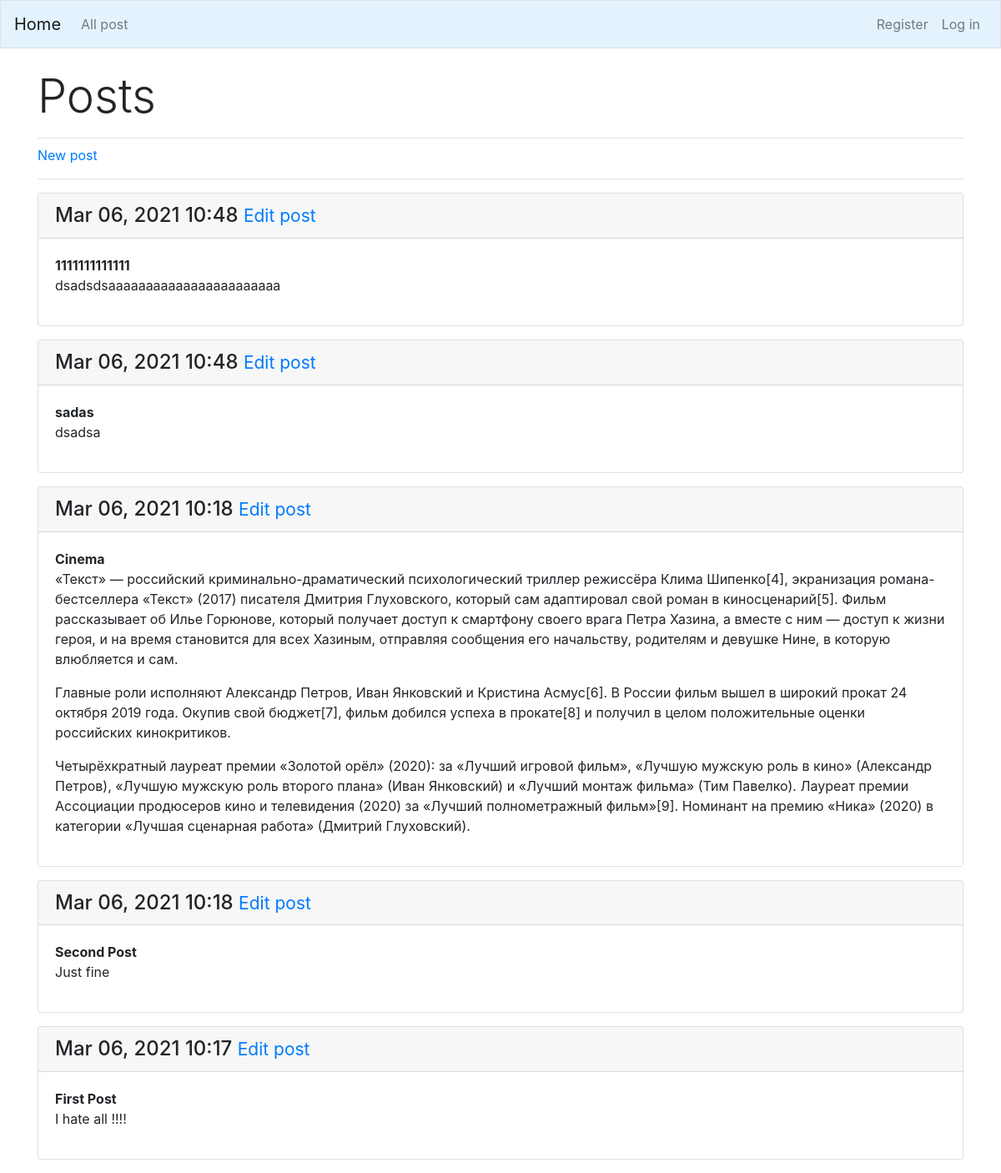
The page /blog/ on the database as committed earlier.
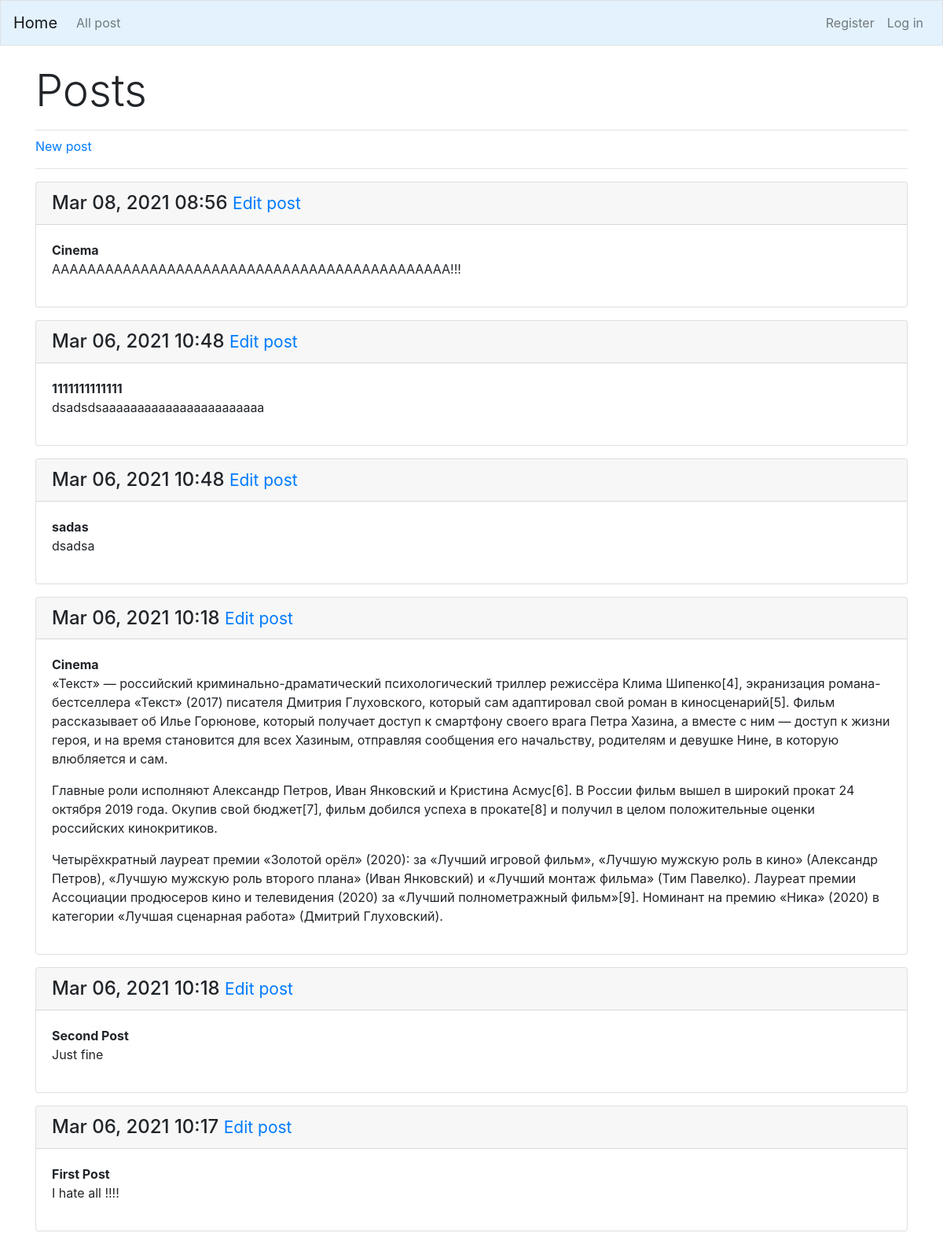
The same page on the database as committed later.
### blogs/models.py (models this page shows, shortened)
class BlogPost(models.Model):
    title = models.CharField(max_length=100)
    text = models.TextField()
    date_added = models.DateTimeField(auto_now_add=True)
    owner = models.ForeignKey(User, on_delete=models.CASCADE)

### blogs/views.py (the view)
# urls.py: 2. Add a URL to urlpatterns:  path('blog/', include('blog.urls'))
def blog(request):
    texts = BlogPost.objects.order_by('-date_added')
    context = {'texts': texts}
    return render(request, 'blogs/blog.html', context)

### blogs/templates/blogs/blog.html
{% extends 'blogs/base.html' %}
{% load bootstrap4 %}
{% block page_header %}
    <h1 class='display-4'>Posts</h1>
{% endblock page_header %}
{% block content %}
<a href="{% url 'blogs:new_post' %}">New post</a>
<hr />
  {% for text in texts %}
    <div class="card mb-3">
      <h4 class="card-header">
        {{ text.date_added|date:'M d, Y H:i' }}
        <small><a href="{% url 'blogs:edit_post' text.id%}">Edit post</a></small>
      </h4>
      <div class='card-body'>
        <strong>{{ text.title }}</strong>
        {{text.text|linebreaks }}
      </div>
    </div>
  {% empty %}
    <li>No text have been added blog</li>
  {% endfor %}
{%endblock content %}

### blogs/templates/blogs/base.html (shortened to what this page needs)
{% load bootstrap4 %}
<!DOCTYPE html>
<html lang="en">
<head>
  {% bootstrap_css %}
</head>
<body>
  <nav class="navbar navbar-expand-md navbar-light mb-4 border" style="background-color: #e3f2fd;">
    <a class="navbar-brand" href="{% url 'blogs:index' %}">Home</a>
    <div class="collapse navbar-collapse" id="navbarCollapse">
      <ul class="navbar-nav mr-auto">
        <li class="nav-item">
          <a class="nav-link" href="{% url 'blogs:blog' %}">All post</a>
        </li>
      </ul>
      <ul class="navbar-nav ml-auto">
          {% if user.is_authenticated %}
            <li class='nav item'>
              <span class="navbar-text">Hello, {{user.username}}.</span>
            </li>
            <li class="nav-item">
              <a class='nav-link' href="{% url 'users:logout' %}">Log out</a>
            </li>
          {% else %}
            <li class="nav-item">
              <a class="nav-link" href="{% url 'users:register' %}">Register</a>
            </li>
            <li class="nav-item">
              <a class="nav-link" href="{% url 'users:login' %}">Log in</a>
            </li>
          {% endif %}
      </ul>
    </div>
  </nav>
  <main role="main" class="container">
    <div class='pb-2 mb-2 border-bottom'>
      {% block page_header %}
      {% endblock page_header %}
    </div>
    <div>
      {% block content%}
      {% endblock content %}
    </div>
  </main>
</body>
</html>

Rows that differ between the two databases and show on the page:
added BlogPost: date_added "Mar 08, 2021 08:56", title "Cinema", text "AAAAAAAAAAAAAAAAAAAAAAAAAAAAAAAAAAAAAAAAAAAAA!!!"
